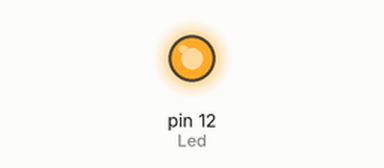
This sketch was run on a simulated Arduino Uno, built with avr-gcc and run on an emulated ATmega328P. On the bench: output pins drawn as LEDs (lit = HIGH).

Above: at 0.1 s.
At 14.6 s:
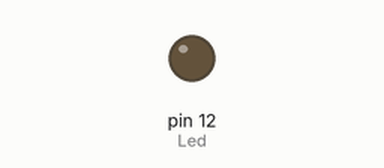
Timing chart, 0 to 16.1 s (numbered marks = the images above):
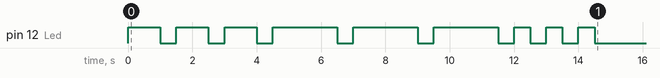

The sketch:

_3programa.ino
```cpp
int Led = 12;//onde esta ligado o led
int i=1;

  void setup(){

    pinMode (Led,OUTPUT);}
void loop(){

  for(;i<10;i++)
  {
     if(i<4){
       digitalWrite(Led,HIGH);//LOW
       delay(1000);//tempo execução
       digitalWrite(Led,LOW);
       delay(500);
     }
     else if(i>3&&i<7){
       digitalWrite(Led,HIGH);
       delay(2000);
       digitalWrite(Led,LOW);
       delay(500);
     }
     else if(i>6&&i<10){
       digitalWrite(Led,HIGH);
       delay(500);
       digitalWrite(Led,LOW);
       delay(500);
     }

 }

}
```

Measured:
- by itself, pin 12 (Led): LOW → HIGH at 0.00 s, → LOW 1.0 s later, → HIGH 0.50 s later, → LOW 1.0 s later, … (18 changes in this stretch)
